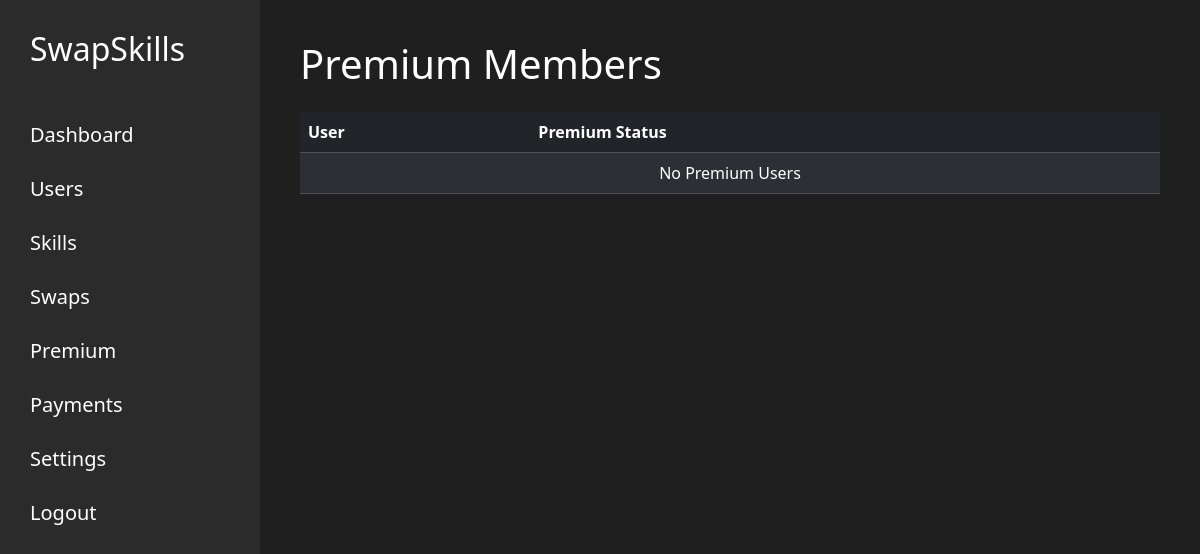
Before: /dashboard/premium/ (signed in) with the older database file.
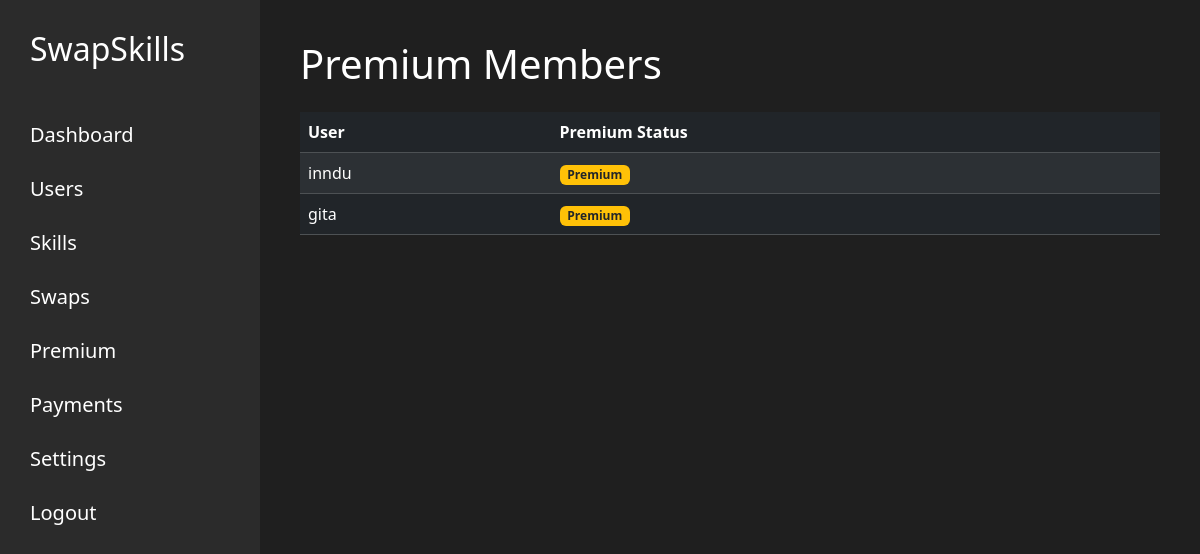
After: the same page with the newer database file.
### home/models.py (models this page shows, shortened)
class Profile(models.Model):
    user = models.OneToOneField(User, on_delete=models.CASCADE)
    is_premium = models.BooleanField(default=False)

### home/views.py (the view)
# urls.py: path('dashboard/premium/', views.admin_premium, name='admin_premium'),
@login_required
def admin_premium(request):
    if not request.user.is_superuser:
        return redirect("home")
    search = request.GET.get("search", "")
    profiles = Profile.objects.select_related("user").filter(
        is_premium=True
    )
    if search:
        profiles = profiles.filter(
            user__username__icontains=search
        )
    context = {
        "profiles": profiles,
        "search": search,
        "total": profiles.count()
    }
    return render(
        request,
        "admin/premium.html",
        context
    )

### home/templates/admin/premium.html
{% extends "admin/admin_base.html" %}
{% block content %}
<h1 class="mb-4">Premium Members</h1>
<table class="table table-dark table-striped">
<thead>
<tr>
<th>User</th>
<th>Premium Status</th>
</tr>
</thead>
<tbody>
{% for profile in profiles %}
<tr>
<td>{{ profile.user.username }}</td>
<td>
<span class="badge bg-warning text-dark">
Premium
</span>
</td>
</tr>
{% empty %}
<tr>
<td colspan="2" class="text-center">
No Premium Users
</td>
</tr>
{% endfor %}
</tbody>
</table>
{% endblock %}

Changed rows visible on the page:
added Profile: user.username "inndu"
added Profile: user.username "gita"
Other visible differences:
text no longer shown: "No Premium Users"
